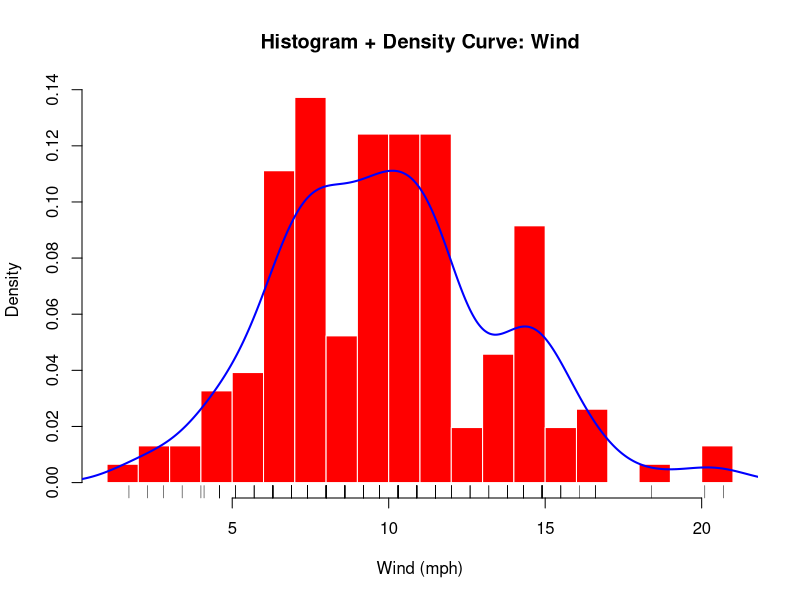
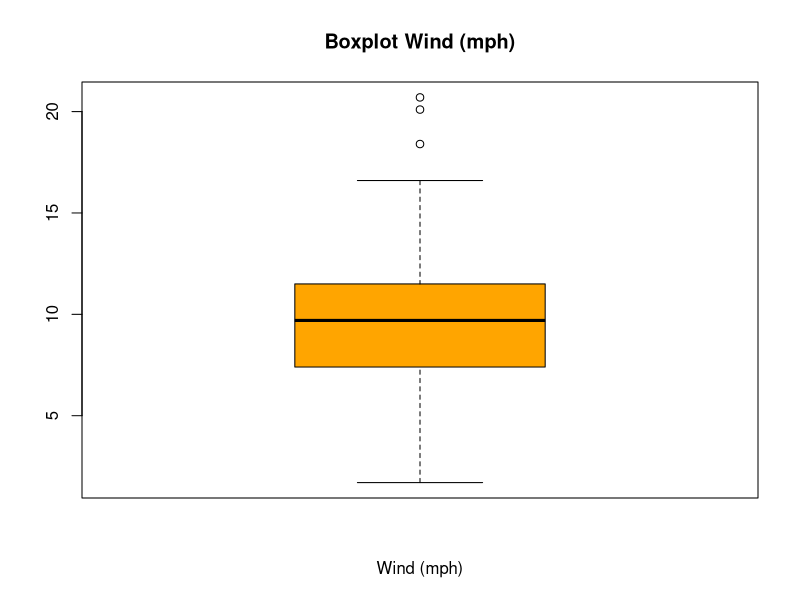
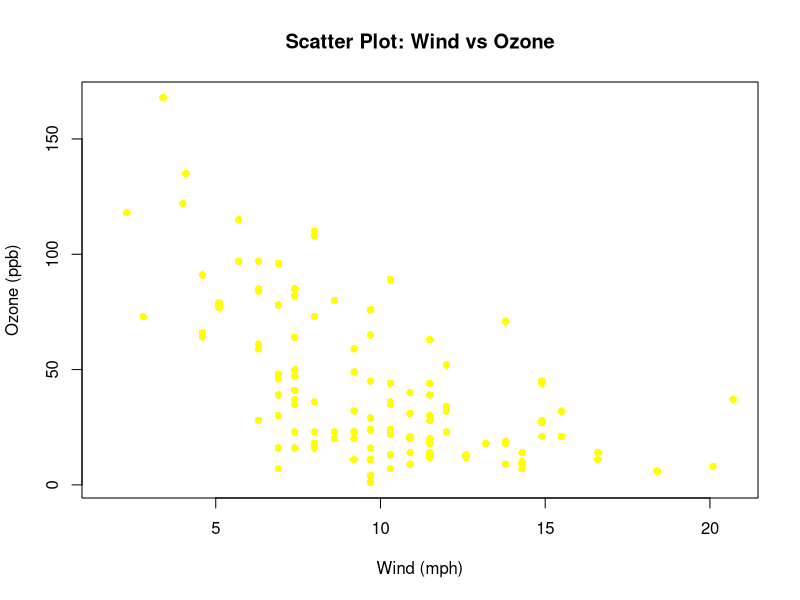
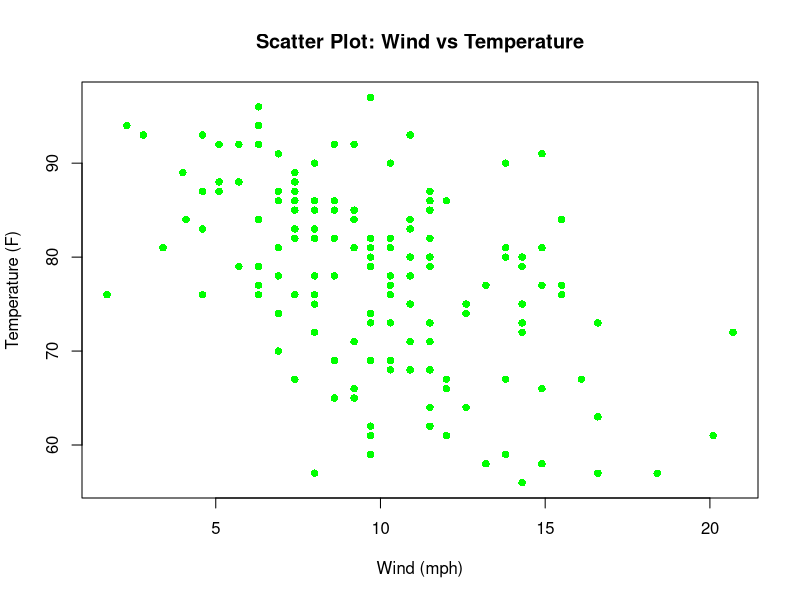
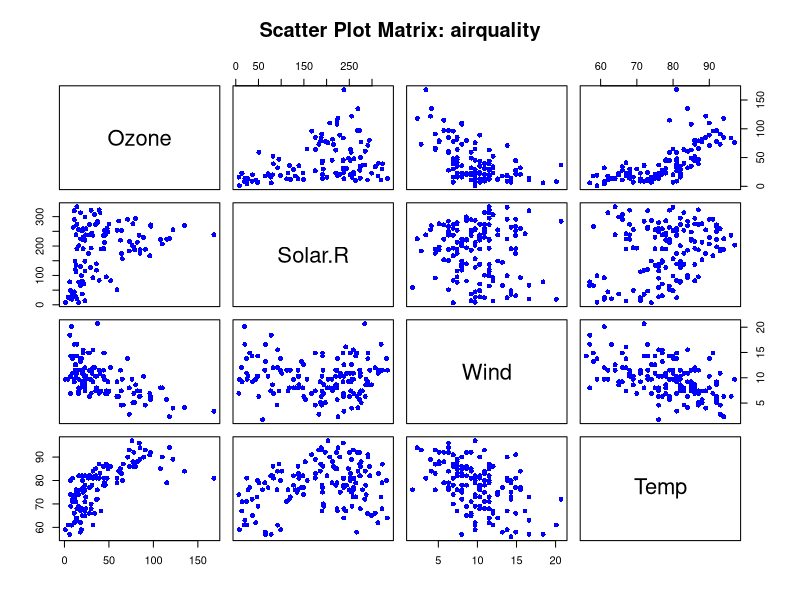

Reproduce these figures in R, in order.
#  1. Membuka data airquality
airquality
# menampilkan struktur data
str(airquality)

# 2. HISTOGRAM + DENSITY CURVE UNTUK VARIABEL WIND
hist(airquality$Wind,
     probability = TRUE,
     breaks = 15,
     col = "red",
     border = "white",
     xlab = "Wind (mph)",
     ylab = "Density",
     main = "Histogram + Density Curve: Wind")

# Menambahkan kurva density
dens_wind <- density(airquality$Wind, na.rm = TRUE)
lines(dens_wind, col = "blue", lwd = 2)

rug(airquality$Wind)

# 3. BOXPLOT DAN STEAM AND LEAF UNTUK VARIABEL WIND
boxplot(airquality$Wind,
        horiz = TRUE,
        col = "orange",
        main = "Boxplot Wind (mph)",
        xlab = "Wind (mph)")

stem(airquality$Wind)
airquality

# 4. SCATTER PLOT
# Scatter plot Wind vs Ozone
plot(airquality$Wind, airquality$Ozone,
     pch = 16,
     col = "yellow",
     xlab = "Wind (mph)",
     ylab = "Ozone (ppb)",
     main = "Scatter Plot: Wind vs Ozone")

# Scatter plot Wind vs Temp
plot(airquality$Wind, airquality$Temp,
     pch = 16,
     col = "green",
     xlab = "Wind (mph)",
     ylab = "Temperature (F)",
     main = "Scatter Plot: Wind vs Temperature")

# Scatter plot matrix untuk beberapa variabel
pairs(~ Ozone + Solar.R + Wind + Temp,
      data = airquality,
      pch = 16,
      col = "blue",
      main = "Scatter Plot Matrix: airquality")
